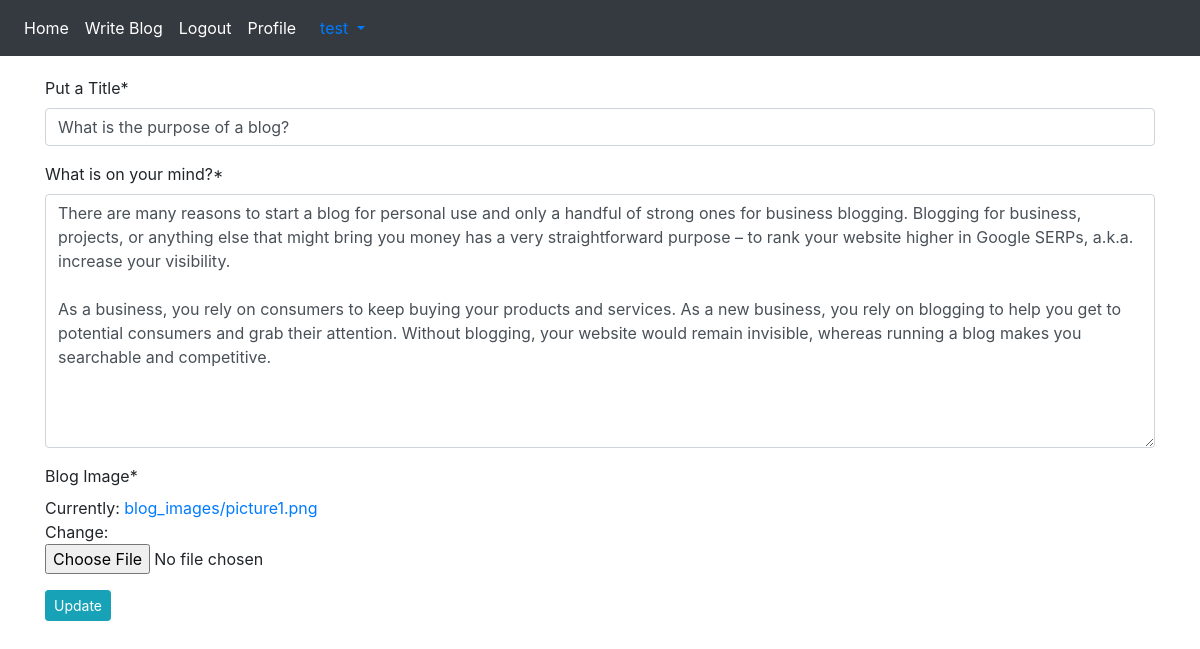
Page /blog/edit-blog/2 (signed in) on the committed database.
### App_Blog/models.py (models this page shows, shortened)
class Blog(models.Model):
    author = models.ForeignKey(User, on_delete = models.CASCADE, related_name = 'post_author')
    blog_title = models.CharField(max_length = 264, verbose_name = 'Put a Title')
    slug = models.SlugField(max_length = 264, unique = True)
    blog_content = models.TextField(verbose_name = 'What is on your mind?')
    blog_image = models.ImageField(upload_to = 'blog_images', verbose_name = 'Blog Image')
    publish_date = models.DateTimeField(auto_now_add = True)
    update_date = models.DateTimeField(auto_now = True)
    class Meta:
        ordering = ['-publish_date']

### App_Blog/views.py (the view, shortened to what this page needs)
# urls.py: path('edit-blog/<pk>', views.UpdateBlog.as_view(), name='edit_blog'),
class UpdateBlog(LoginRequiredMixin, UpdateView):
    model = Blog
    fields = ('blog_title', 'blog_content', 'blog_image')
    template_name = 'App_Blog/edit_blog.html'

### templates/App_Blog/edit_blog.html (shortened to what this page needs)
{% extends 'base.html' %}
{% load crispy_forms_tags %}
{% block body_block %}
{% if blog.author == user %}
  <form method="POST" enctype="multipart/form-data">
    {{ form|crispy }}
    <button type="submit" class="btn btn-info btn-sm">Update</button>
  </form>
{% else %}
<p>You are not allowed to view this page</p>
{% endif %}
{% endblock %}

### templates/base.html (shortened to what this page needs)
<!doctype html>
<html lang="en">
  <head>
    <link rel="stylesheet" href="https://stackpath.bootstrapcdn.com/bootstrap/4.5.2/css/bootstrap.min.css">
    <link rel="stylesheet" href="https://maxcdn.bootstrapcdn.com/font-awesome/4.6.3/css/font-awesome.min.css">
  </head>
  <body>
    <nav class = "navbar navbar-expand-sm bg-dark navbar-dark">
      <ul class = "navbar-nav">
        <li class = "nav-item active">
          <a class = "nav-link" href="{% url 'index' %}">Home</a>
        </li>
        {% if user.is_authenticated %}
        <li class = "nav-item active">
          <a class = "nav-link" href="{% url 'App_Blog:create_blog' %}">Write Blog</a>
        </li>
        <li class = "nav-item active">
          <a class = "nav-link" href="{% url 'App_Login:logout' %}">Logout</a>
        </li>
        <li class = "nav-item active">
          <a class = "nav-link" href="{% url 'App_Login:profile' %}">Profile</a>
        </li>
        {% endif %}
      </ul>
      {% if user.is_authenticated %}
       <div class="nav-item dropdown">
         <a class="nav-link dropdown-toggle" href="#" id="navbardrop" data-toggle="dropdown">
           {{ user.username }}
         </a>
       </div>
      {% endif %}
    </nav>
    <div class="container" style ="padding-top:20px">
      {% block body_block %}
      {% endblock %}
    </div>
  </body>
</html>

### rows in the picture
Blog: blog_title "What is the purpose of a blog?", blog_content "There are many reasons to start a blog for personal use and only a handful of strong ones for business blogging. Blogging for business, projects, or anything else that might bring you money has a very straightforward purpose – to rank your website higher in Google SERPs, a.k.a. increase your visibility. As a business, you rely on consumers to keep buying your products and services. As a new business, you rely on blogging to help you get to potential consumers and grab their attention. Without blogging, your website would remain invisible, whereas running a blog makes you searchable and competitive."

### other values in the picture
{{ user.username }} "test"
